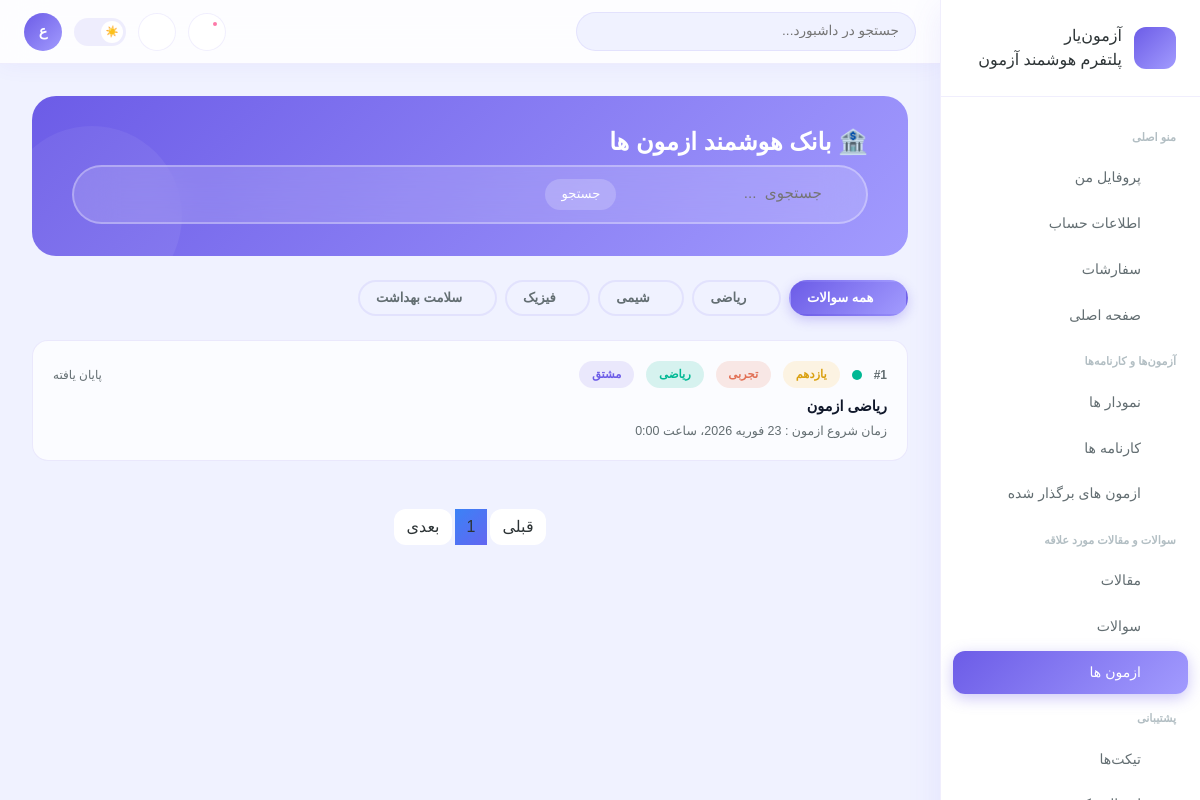
/dashboard/favorate/quiz/ (signed in), run on the app's committed database.
### quiz/models.py (models this page shows, shortened)
class LessionCategories(models.Model):
    order = models.PositiveIntegerField(default=1, verbose_name='ترتیب')
    name = models.CharField( max_length=255, verbose_name='نام درس ')
    is_active = models.BooleanField(default=True, verbose_name='فعال')
    class Meta:
        ordering = ['-order']
        verbose_name = 'درس '
        verbose_name_plural = 'دروس'

class Quiz(models.Model):
    class QuizStatus(models.TextChoices):
        ALL_STATUS = 'همه وضعیت ها ', 'همه وضعیت ها '
        WAITING_START = 'در انتظار شروع', 'در انتظار شروع'
        STARTED = 'شروع شده', 'شروع شده'
        WAITING_END = 'در انتظار پایان', 'در انتظار پایان'
        FINISHED = 'پایان یافته', 'پایان یافته'
        WAITING_CORRECTION = 'در انتظار تصحیح', 'در انتظار تصحیح'
        CORRECTED = 'تصحیح شده', 'تصحیح شده'
        RESULTS_PUBLISHED = 'اعلام نتایج', 'اعلام نتایج'
        DEACTIVATED = 'غیرفعال', 'غیرفعال'
        CANCELED = 'کنسل شده', 'کنسل شده'
    name = models.CharField(verbose_name='عنوان', max_length=255 )
    section = models.CharField(verbose_name='مبحث', max_length=255 )
    province =  models.CharField(max_length=255, verbose_name=' نام استان محل برگذاری')
    city =  models.CharField(max_length=255, verbose_name='نام شهر محل برگذاری')
    type_of_quiz =  models.CharField(max_length=255, verbose_name='محل و نحوه برگذاری')
    price = models.PositiveBigIntegerField(default=0, verbose_name='هزینه')
    corrected_price = models.PositiveBigIntegerField(default=0, verbose_name='هزینه تصحیح به ازای هر پاسخ نامه')
    time_minutes = models.PositiveIntegerField(default=0, verbose_name='(دقیقه) تایمر')
    create_at = models.DateTimeField(auto_now_add=True, verbose_name='زمان ساخت')
    start_at = models.DateTimeField(verbose_name='زمان برگذاری')
    stop_at = models.DateTimeField(verbose_name='زمان پایان')
    last_enter = models.DateTimeField(verbose_name='اخرین زمان ورود')
    corrected_at = models.DateTimeField(verbose_name='زمان تصحیح', null=True, blank=True)
    max_score = models.PositiveSmallIntegerField(verbose_name='حداکثر نمره', default=100)
    score = models.PositiveSmallIntegerField(verbose_name='ضریب', default=1)
    capacity = models.PositiveSmallIntegerField(verbose_name='ظرفیت', default=1)
    filled_capacity = models.PositiveSmallIntegerField(verbose_name=' ظرفیت پر شده', default=0)
    is_online = models.BooleanField(default=True, verbose_name='انلاین')
    allow_return_to_questions = models.BooleanField(default=True, verbose_name='برگشتن به عقب')
    allow_to_edit_anwerd_by_sanatorium = models.BooleanField(default=True, verbose_name='اجازه به ویرایش پاسخ بعد از تصحصح توسط مصحح')
    change_the_order = models.BooleanField(default=True, verbose_name=' عوض کردن ترتیب سوالات')
    allow_to_edit_the_answered_questions = models.BooleanField(default=True, verbose_name='امکان ویرایش سوالات پاسخ داده شده')
    have_negetive_score = models.BooleanField(default=True, verbose_name='دارای نمره منفی')
    start_set_report = models.BooleanField(default=False, verbose_name='شروع به تصحیح')
    is_active = models.BooleanField(default=True, verbose_name='فعال')
    status = models.CharField(verbose_name='وضعیت', choices=QuizStatus, default=QuizStatus.WAITING_START, max_length=55, null=True, blank=True)
    student = models.ManyToManyField(User, null=True, blank=True, related_name='quiz_student', verbose_name='دانش اموز', db_index=True)
    sanatorium = models.ManyToManyField(User, related_name='quiz_sanatorium', verbose_name='مصحح', db_index=True)
    grade =  models.ForeignKey(GradeCategories, related_name='quiz', on_delete=models.PROTECT, verbose_name='پایه', db_index=True)
    major =  models.ForeignKey(MajorCategories, related_name='quiz', on_delete=models.PROTECT, verbose_name='رشته تحصیلی', db_index=True)
    lession =  models.ForeignKey(LessionCategories, related_name='quiz', on_delete=models.PROTECT, verbose_name='درس', db_index=True)
    description = CKEditor5Field()
    class Meta:
        ordering = ['-pk']
        verbose_name = 'ازمون'
        verbose_name_plural = 'ازمون ها'
    def get_absolute_url(self):
        return reverse("quiz:detail", kwargs={"pk": self.pk})

### user/models.py (models this page shows, shortened)
class GradeCategories(models.Model):
    order = models.PositiveIntegerField(default=1, verbose_name='ترتیب')
    name = models.CharField( max_length=255, verbose_name='نام پایه')
    is_active = models.BooleanField(default=True, verbose_name='فعال')
    class Meta:
        ordering = ['-order']
        verbose_name = 'پایه'
        verbose_name_plural = 'پایه ها'

class MajorCategories(models.Model):
    order = models.PositiveIntegerField(default=1, verbose_name='ترتیب')
    name = models.CharField( max_length=255, verbose_name='نام رشته')
    is_active = models.BooleanField(default=True, verbose_name='فعال')
    class Meta:
        ordering = ['-order']
        verbose_name = 'رشته '
        verbose_name_plural = 'رشته ها'

### dashboard/views/favorate.py (the view)
# urls.py: path('favorate/quiz/', views.favorate.FavorateQuizList.as_view(), name='favorate-quiz-list'),
class FavorateQuizList(LoginRequiredMixin, ListView):
    template_name = 'dashboard/favorate/09-quiz-list.html'
    context_object_name = 'items'
    paginate_by = 50
    def get_context_data(self, **kwargs):
        data = super().get_context_data(**kwargs)
        data['cagegories'] = LessionCategories.objects.filter(is_active=True).all()
        return data
    def get_queryset(self):
        return self.request.user.favorate.quiz.filter(is_active=True).prefetch_related('grade').all()

### template/dashboard/favorate/09-quiz-list.html (shortened to what this page needs)
{% extends "dashboard/base/base.html" %}
 {% load jalali_tags %}
  {% block header %}
  <link rel="stylesheet" href="/static/css/bootstrap5.css">
  <link rel="stylesheet" href="/static/css/bootstrap5-icons.css">
{% endblock  %}
{% block content %}
<main class="main-content"><div class="page-body">
  <div style="background:var(--gradient-1);border-radius:24px;padding:2rem 2.5rem;color:white;margin-bottom:1.5rem;position:relative;overflow:hidden;" class="animate-in">
    <div style="position:absolute;bottom:-50px;left:-30px;width:180px;height:180px;background:rgba(255,255,255,0.06);border-radius:50%;"></div>
    <h4 style="font-weight:900;margin-bottom:0.5rem;">🏦 بانک هوشمند ازمون ها</h4>
    <div class="search-box-lg" style="background:rgba(255,255,255,0.15);border-color:rgba(255,255,255,0.3);">
      <form action="" method="get">
        <i class="bi bi-search" style="color:rgba(255,255,255,0.7);font-size:1.1rem;"></i>
        <input placeholder="جستجوی  ..." style="color:white;" oninput="filterQ(this.value)">
        <button type="submit" style="background:rgba(255,255,255,0.2);border:none;color:white;border-radius:50px;padding:0.35rem 1rem;font-family:Vazirmatn,sans-serif;font-size:0.82rem;cursor:pointer;">جستجو</button>
      </form>
    </div>
  </div>
  <div style="display:flex;gap:0.5rem;flex-wrap:wrap;margin-bottom:1.5rem;" class="animate-in delay-2">
    <div class="chip active" onclick="filterCat(this,'')"><i class="bi bi-grid-3x3-gap"></i> همه سوالات</div>
    {% for category in cagegories %}
      <div class="chip" onclick="filterCat(this,'{{category.id}}')"><i class="bi bi-calculator"></i> {{category.name}} </div>
    {% endfor %}
  </div>
  <div style="display:flex;flex-direction:column;gap:0.75rem;" id="qList" class="animate-in delay-2">
    {% for item in items %}
    <a href='{{item.get_absolute_url}}'>
      <div class="question-item" data-cat="{{item.lession.id}}" >
        <div style="display:flex;align-items:center;gap:0.75rem;margin-bottom:0.5rem;flex-wrap:wrap;">
          <span style="font-size:0.75rem;font-weight:700;color:var(--text-muted);">#{{item.id}}</span>
          <div class="q-difficulty diff-easy" title="{{item.lession.name}}"></div>
          <span class="badge-status badge-warning" style="font-size:0.72rem;">{{item.grade.name}}</span>
          <span class="badge-status badge-danger" style="font-size:0.72rem;">{{item.major.name}}</span>
          <span class="badge-status badge-success" style="font-size:0.72rem;">{{item.lession.name}}</span>
          <span class="badge-status badge-info" style="font-size:0.72rem;">{{item.section}}</span>
          <span style="margin-right:auto;font-size:0.75rem;color:var(--text-muted);">{{ item.status }}</span>
        </div>
        <div style="font-weight:700;font-size:0.9rem;margin-bottom:0.25rem;">{{ item.name }}</div>
        <div style="font-size:0.78rem;color:var(--text-muted);">زمان شروع ازمون : {{item.start_at|to_jalali:'  %H:%M - %Y/%m/%d'}}</div>
      </div>
    </a>
    {% endfor %}
  </div>
        <div class="d-flex justify-content-center mt-5">
            <nav>
                <ul class="pagination gap-1 mb-0" id="myPagination">
                    {% if page_obj.has_previous %}
                        <li class="page-item"><a class="page-link"
                            href="?page={{ page_obj.previous_page_number }}"
                            style="border-radius:var(--radius-md);
                                  border:1px solid var(--border-color);
                                  background:var(--bg-card);
                                  color:var(--text-secondary);">
                            قبلی
                        </a></li>
                    {% else %}
                        <li class="page-item disabled" aria-disabled="true">
                            <a class="page-link"
                              href="#"
                              style="border-radius:var(--radius-md);
                                      border:none;
                                      background:var(--bg-card);
                                      color:inherit;"
                              tabindex="-1"
                              aria-hidden="true">
                                قبلی
                            </a>
                        </li>
                    {% endif %}
                    {% for page in page_obj.paginator.page_range %}
                        {% if page_obj.number == page %}
                            <li class="page-item active" style="border-radius:var(--radius-md);
                                                              border:none;
                                                              background:var(--gradient-blue);"
                                aria-current="page">
                                <a class="page-link" href="?page={{page}}" style="color:inherit;">
                                    {{ forloop.counter }}
                                </a>
                            </li>
                        {% endif %}
                    {% endfor %}
                    {% if page_obj.has_next %}
                        <li class="page-item"><a class="page-link"
                            href="?page={{ page_obj.next_page_number }}"
                            style="border-radius:var(--radius-md);
                                  border:1px solid var(--border-color);
                                  background:var(--bg-card);
                                  color:inherit;">
                                بعدی
                            </a></li>
                    {% else %}
                        <li class="page-item disabled" aria-disabled="true">
                            <a class="page-link"
                              href="#"
                              style="border-radius:var(--radius-md);
                                      border:none;
                                      background:var(--bg-card);
                                      color:inherit;"
                              tabindex="-1"
                              aria-hidden="true">
                                بعدی
                            </a>
                        </li>
                    {% endif %}
                </ul>
            </nav>
        </div>
</div></main>
{% endblock  %}

### static/css/dashboard/message.css (style rules this page uses)
.page-item.active .page-link { background: var(--gradient-blue) !important; border: none !important; color: inherit !important; }
ul.pagination { display: flex; }
:root { --primary-50: #eff6ff; --primary-100: #dbeafe; --primary-200: #bfdbfe; --primary-300: #93c5fd; --primary-400: #60a5fa; --primary-500: #3b82f6; --primary-600: #2563eb; --primary-700: #1d4ed8; --primary-800: #1e40af; --primary-900: #1e3a8a; --secondary-500: #8b5cf6; --secondary-600: #7c3aed; --accent-400: #34d399; --accent-500: #10b981; --warm-400: #fbbf24; --warm-500: #f59e0b; --danger-500: #ef4444; --danger-600: #dc2626; --bg-card: #ffffff; --text-primary: #0f172a; --text-inverse: #ffffff; --border-color: #e2e8f0; --border-light: #f1f5f9; --shadow-xl: 0 20px 40px rgba(0,0,0,0.08), 0 8px 16px rgba(0,0,0,0.04); --gradient-blue: linear-gradient(135deg, #3b82f6 0%, #6366f1 100%); --radius-sm: 8px; --radius-md: 12px; --radius-lg: 16px; --radius-xl: 20px; --radius-2xl: 24px; --radius-full: 9999px; --transition: all 0.3s cubic-bezier(0.4, 0, 0.2, 1); --transition-fast: all 0.15s cubic-bezier(0.4, 0, 0.2, 1); --transition-slow: all 0.5s cubic-bezier(0.4, 0, 0.2, 1); }
a { text-decoration-line: none; color: var(--text-primary); background: none; }

### template/dashboard/favorate/09-quiz-list.html (style rules this page uses)
:root { --primary:#6C5CE7;--primary-2:#a29bfe;--secondary:#00CEC9;--accent:#fd79a8;--success:#00b894;--warning:#fdcb6e;--danger:#e17055;--bg:#f0f2ff;--bg-2:#ffffff;--sidebar-bg:#ffffff;--card-bg:rgba(255,255,255,0.75);--card-border:rgba(108,92,231,0.12);--text-main:#2d3436;--text-muted:#636e72;--text-light:#b2bec3;--shadow:0 8px 32px rgba(108,92,231,0.10);--shadow-hover:0 16px 48px rgba(108,92,231,0.18);--topbar-bg:rgba(255,255,255,0.85);--border:rgba(108,92,231,0.10);--gradient-1:linear-gradient(135deg,#6C5CE7 0%,#a29bfe 100%);--gradient-2:linear-gradient(135deg,#00CEC9 0%,#81ecec 100%);--gradient-3:linear-gradient(135deg,#fd79a8 0%,#fab1d3 100%); }
* { font-family:'Vazirmatn',sans-serif; }
body { background:var(--bg);color:var(--text-main);transition:all 0.3s; }
.main-content { margin-right:260px;padding-top:64px; }
.page-body { padding:2rem; }
.badge-status { padding:0.3rem 0.8rem;border-radius:50px;font-size:0.75rem;font-weight:600; }
.badge-success { background:rgba(0,184,148,0.15);color:var(--success); }
.badge-warning { background:rgba(253,203,110,0.2);color:#d9a010; }
.badge-danger { background:rgba(225,112,85,0.15);color:var(--danger); }
.badge-info { background:rgba(108,92,231,0.12);color:var(--primary); }
.animate-in { animation:fadeInUp 0.5s ease forwards; }
.delay-2 { animation-delay:0.2s;opacity:0 }
.chip { display:inline-flex;align-items:center;gap:0.4rem;padding:0.4rem 1rem;border-radius:50px;font-size:0.82rem;font-weight:600;cursor:pointer;transition:all 0.2s;border:2px solid var(--border);color:var(--text-muted); }
.chip.active,.chip:hover { background:var(--gradient-1);color:white;border-color:transparent;box-shadow:0 4px 12px rgba(108,92,231,0.3); }
.question-item { background:var(--card-bg);border:1px solid var(--card-border);border-radius:16px;padding:1.25rem;transition:all 0.25s;cursor:pointer; }
.q-difficulty { width:10px;height:10px;border-radius:50%;flex-shrink:0; }
.diff-easy { background:#00b894; }
.search-box-lg { background:var(--card-bg);border:2px solid var(--card-border);border-radius:50px;padding:0.75rem 1.5rem;display:flex;align-items:center;gap:1rem;backdrop-filter:blur(20px);transition:all 0.2s; }
.search-box-lg input { border:none;background:transparent;flex:1;color:var(--text-main);font-family:Vazirmatn,sans-serif;font-size:0.95rem;outline:none; }

### data on the page
LessionCategories: name "ریاضی"
LessionCategories: name "شیمی"
LessionCategories: name "فیزیک"
LessionCategories: name "سلامت بهداشت"
Quiz: id "1", grade.name "یازدهم", major.name "تجربی", lession.name "ریاضی", section "مشتق", status "پایان یافته", name "ریاضی ازمون", start_at|to_jalali "23 فوریه 2026، ساعت 0:00"
